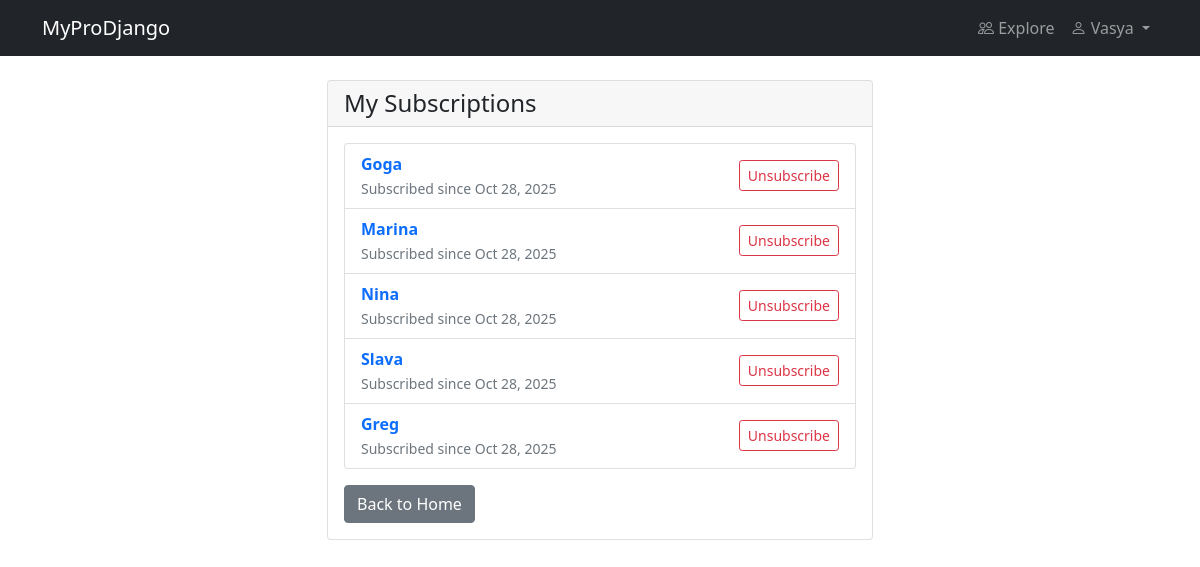
The app's page /subscriptions/ (signed in) with its own data.
### core/models.py (models this page shows, shortened)
class Subscription(models.Model):
    subscriber = models.ForeignKey(User, on_delete=models.CASCADE, related_name='subscriptions')
    target = models.ForeignKey(User, on_delete=models.CASCADE, related_name='subscribers')
    created_at = models.DateTimeField(auto_now_add=True)
    class Meta:
        unique_together = ['subscriber', 'target']

### core/views.py (the view)
# urls.py: path('subscriptions/', views.subscriptions_list, name='subscriptions-list'),
@login_required
def subscriptions_list(request):
    subscriptions = Subscription.objects.filter(subscriber=request.user).select_related('target')
    return render(request, 'core/subscriptions_list.html', {'subscriptions': subscriptions})

### core/templates/core/subscriptions_list.html (shortened to what this page needs)
{% extends 'base.html' %}
{% block content %}
<div class="row">
    <div class="col-md-6 mx-auto">
        <div class="card">
            <div class="card-header">
                <h4 class="mb-0">My Subscriptions</h4>
            </div>
            <div class="card-body">
                {% if subscriptions %}
                    <div class="list-group">
                        {% for subscription in subscriptions %}
                        <div class="list-group-item d-flex justify-content-between align-items-center">
                            <div>
                                <a href="{% url 'user-profile' subscription.target.id %}" class="text-decoration-none">
                                    <strong>{{ subscription.target.username }}</strong>
                                </a>
                                <br>
                                <small class="text-muted">Subscribed since {{ subscription.created_at|date:"M j, Y" }}</small>
                            </div>
                            <div>
                                <form method="post" action="{% url 'unsubscribe' subscription.target.id %}" class="d-inline">
                                    <button type="submit" class="btn btn-outline-danger btn-sm">Unsubscribe</button>
                                </form>
                            </div>
                        </div>
                        {% endfor %}
                    </div>
                {% else %}
                    <p class="text-muted">You are not subscribed to anyone yet.</p>
                    <a href="{% url 'explore-users' %}" class="btn btn-primary">Explore Users</a>
                {% endif %}
                <div class="mt-3">
                    <a href="{% url 'home' %}" class="btn btn-secondary">Back to Home</a>
                </div>
            </div>
        </div>
    </div>
</div>
{% endblock %}

### templates/base.html (shortened to what this page needs)
<!DOCTYPE html>
<html lang="en">
<head>
    <link href="https://cdn.jsdelivr.net/npm/bootstrap@5.1.3/dist/css/bootstrap.min.css" rel="stylesheet">
    <link rel="stylesheet" href="https://cdn.jsdelivr.net/npm/bootstrap-icons@1.11.0/font/bootstrap-icons.css">
</head>
<body>
    <nav class="navbar navbar-expand-lg navbar-dark bg-dark">
        <div class="container">
            <a class="navbar-brand" href="{% url 'home' %}">MyProDjango</a>
            <div class="collapse navbar-collapse" id="navbarNav">
                <ul class="navbar-nav ms-auto">
                    {% if user.is_authenticated %}
                        <li class="nav-item">
                            <a class="nav-link" href="{% url 'explore-users' %}">
                                <i class="bi bi-people"></i> Explore
                            </a>
                        </li>
                        <li class="nav-item dropdown">
                            <a class="nav-link dropdown-toggle" href="#" role="button" data-bs-toggle="dropdown">
                                <i class="bi bi-person"></i> {{ user.username }}
                            </a>
                        </li>
                    {% endif %}
                </ul>
            </div>
        </div>
    </nav>
    <div class="container mt-4">
        {% block content %}{% endblock %}
    </div>
</body>
</html>

### records on screen
Subscription: target.username "Goga", created_at "Oct 28, 2025"
Subscription: target.username "Marina", created_at "Oct 28, 2025"
Subscription: target.username "Nina", created_at "Oct 28, 2025"
Subscription: target.username "Slava", created_at "Oct 28, 2025"
Subscription: target.username "Greg", created_at "Oct 28, 2025"

### other values on screen
{{ user.username }} "Vasya"
